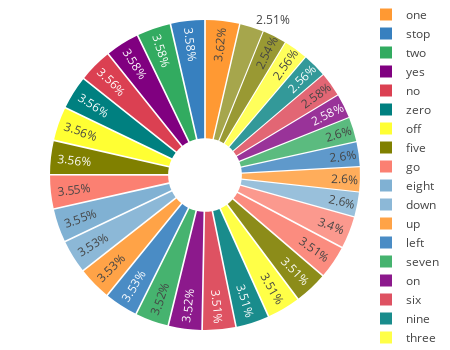

Notebook cell for this chart:
### Code cell
fw.plt.plot_counts_pie(y_train, labels, w=450)

### Figure 1 — Plotly figure (JSON) as saved in the notebook; plotly's stock layout.template omitted (floating-point values rounded to 4 significant figures)
{"data": [{"pull": 0.05, "name": "", "labels": ["one", "stop", "two", "yes", "no", "zero", "off", "five", "go", "eight", "down", "up", "left", "seven", "on", "six", "nine", "three", "right", "four", "silence", "marvin", "wow", "bird", "house", "sheila", "happy", "dog", "bed", "tree", "cat"], "values": [1939, 1922, 1919, 1918, 1911, 1907, 1906, 1906, 1901, 1901, 1895, 1894, 1894, 1888, 1886, 1882, 1882, 1882, 1881, 1880, 1821, 1396, 1396, 1393, 1393, 1385, 1383, 1372, 1371, 1364, 1346], "marker": {"colors": ["rgba(255, 153, 51, 1.0)", "rgba(55, 128, 191, 1.0)", "rgba(50, 171, 96, 1.0)", "rgba(128, 0, 128, 1.0)", "rgba(219, 64, 82, 1.0)", "rgba(0, 128, 128, 1.0)", "rgba(255, 255, 51, 1.0)", "rgba(128, 128, 0, 1.0)", "rgba(251, 128, 114, 1.0)", "rgba(128, 177, 211, 1.0)", "rgba(128, 177, 211, 0.8999999999999999)", "rgba(255, 153, 51, 0.8999999999999999)", "rgba(55, 128, 191, 0.8999999999999999)", "rgba(50, 171, 96, 0.8999999999999999)", "rgba(128, 0, 128, 0.8999999999999999)", "rgba(219, 64, 82, 0.8999999999999999)", "rgba(0, 128, 128, 0.8999999999999999)", "rgba(255, 255, 51, 0.8999999999999999)", "rgba(128, 128, 0, 0.8999999999999999)", "rgba(251, 128, 114, 0.8999999999999999)", "rgba(251, 128, 114, 0.7999999999999998)", "rgba(128, 177, 211, 0.7999999999999998)", "rgba(255, 153, 51, 0.7999999999999998)", "rgba(55, 128, 191, 0.7999999999999998)", "rgba(50, 171, 96, 0.7999999999999998)", "rgba(128, 0, 128, 0.7999999999999998)", "rgba(219, 64, 82, 0.7999999999999998)", "rgba(0, 128, 128, 0.7999999999999998)", "rgba(255, 255, 51, 0.7999999999999998)", "rgba(128, 128, 0, 0.7999999999999998)", "rgba(128, 128, 0, 0.7)"]}, "hole": 0.2, "type": "pie"}], "layout": {"width": 450, "margin": {"r": 0, "b": 0, "l": 50, "t": 0}, "height": 350}}
